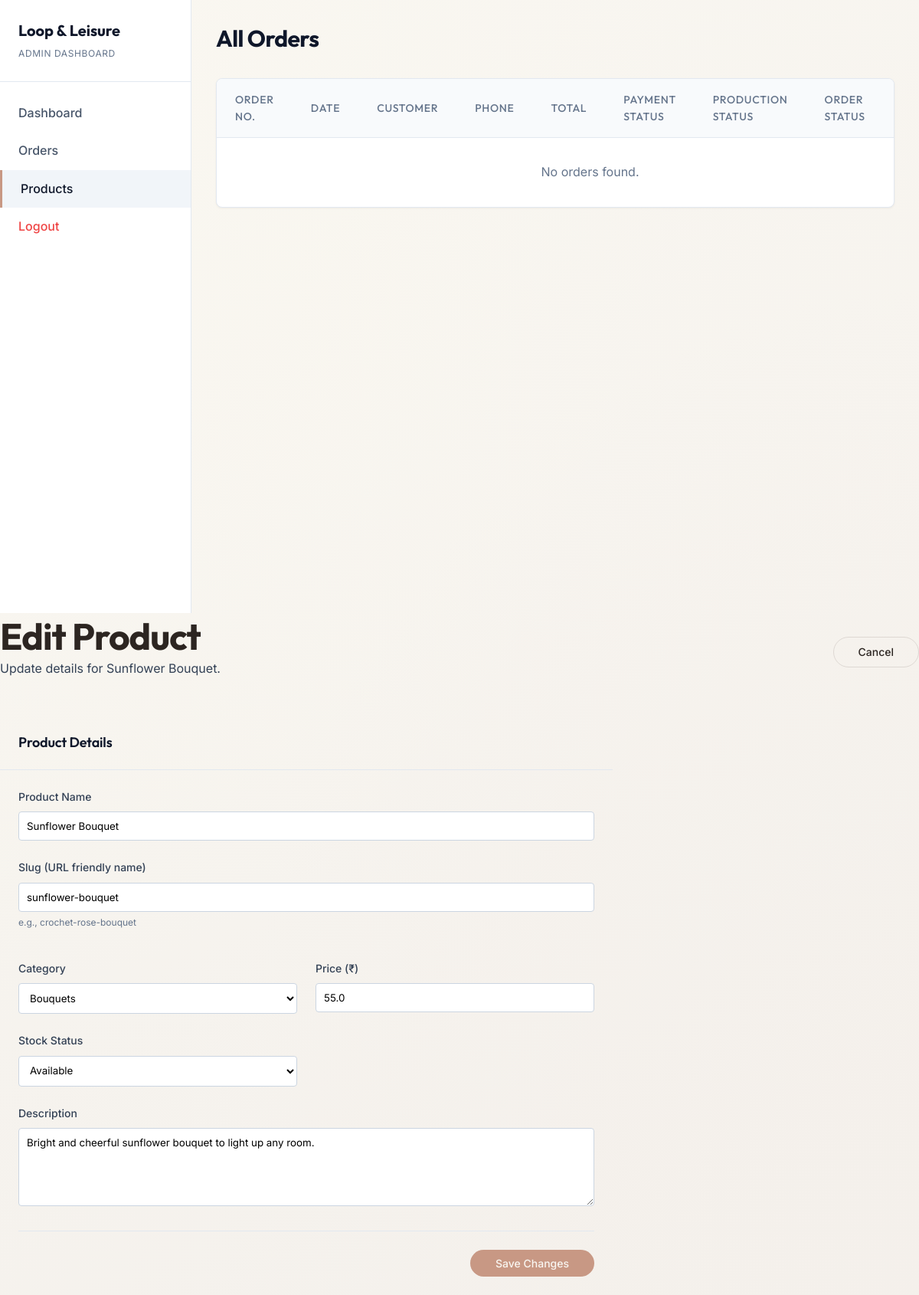
The app's page /admin/products/edit/2 (signed in) with its own data.
### app/database/models/product.py (models this page shows, shortened)
class Product(db.Model):
    __tablename__ = 'products'
    id = db.Column(db.Integer, primary_key=True)
    name = db.Column(db.String(200), nullable=False)
    slug = db.Column(db.String(200), unique=True, nullable=False, index=True)
    description = db.Column(db.Text)
    category = db.Column(db.String(100), nullable=False, index=True)
    price = db.Column(db.Float, nullable=False)
    advance_percentage = db.Column(db.Integer, default=50)
    stock_status = db.Column(db.String(20), default='available')
    is_featured = db.Column(db.Boolean, default=False)
    created_at = db.Column(db.DateTime, default=datetime.utcnow)
    images = db.relationship('ProductImage', back_populates='product',
                             cascade='all, delete-orphan')
    reviews = db.relationship('Review', back_populates='product',
                              cascade='all, delete-orphan')

### app/admin/routes.py (the view, shortened to what this page needs)
@admin_bp.route('/products/edit/<int:product_id>', methods=['GET', 'POST'])
@admin_login_required
def product_edit(product_id):
    from app.database.models import Product
    product = Product.query.get_or_404(product_id)
    return render_template('admin/product_form.html', product=product)

### app/admin/routes.py (called while the page is built)
def admin_login_required(f):
    @wraps(f)
    def decorated_function(*args, **kwargs):
        if 'admin_id' not in session:
            flash('Please log in as an administrator to access this area.', 'error')
            return redirect(url_for('admin.login'))
        return f(*args, **kwargs)
    return decorated_function

### app/templates/admin/product_form.html (shortened to what this page needs)
<!DOCTYPE html>
<html lang="en">
<head>
    <link rel="stylesheet" href="{{ url_for('static', filename='css/base.css') }}">
    <link rel="stylesheet" href="{{ url_for('static', filename='css/components.css') }}">
</head>
<body>
    <div class="admin-layout">
        <aside class="admin-sidebar">
            <div class="admin-brand">
                <span class="admin-brand-title">Loop & Leisure</span>
                <span class="admin-brand-subtitle">Admin Dashboard</span>
            </div>
            <nav class="admin-nav">
                <a href="{{ url_for('admin.dashboard') }}" class="admin-nav-item">Dashboard</a>
                <a href="{{ url_for('admin.orders') }}" class="admin-nav-item">Orders</a>
                <a href="{{ url_for('admin.admin_products') }}" class="admin-nav-item active">Products</a>
                <a href="{{ url_for('admin.logout') }}" class="admin-nav-item" style="color: #ef4444; margin-top: auto;">Logout</a>
            </nav>
        </aside>
        <main class="admin-content">
            <div class="admin-header">
                <h1 class="admin-title">All Orders</h1>
            </div>
            <div class="orders-card">
                <table class="table">
                    <thead>
                        <tr>
                            <th>Order No.</th>
                            <th>Date</th>
                            <th>Customer</th>
                            <th>Phone</th>
                            <th>Total</th>
                            <th>Payment Status</th>
                            <th>Production Status</th>
                            <th>Order Status</th>
                            <th>Action</th>
                        </tr>
                    </thead>
                    <tbody>
                        {% for order in orders %}
                        <tr>
                            <td><strong>{{ order.order_number }}</strong></td>
                            <td>{{ order.created_at.strftime('%Y-%m-%d %H:%M') }}</td>
                            <td>{{ order.customer.full_name }}</td>
                            <td>{{ order.customer.phone }}</td>
                            <td>${{ "%.2f"|format(order.total_amount) }}</td>
                            <td>
                                {% if order.payment_status in ('Pending Verification', 'Remaining Pending Verification') %}
                                    <span class="badge badge-pending">{{ order.payment_status }}</span>
                                {% elif order.payment_status in ('Advance Paid', 'Fully Paid') %}
                                    <span class="badge badge-success">{{ order.payment_status }}</span>
                                {% elif order.payment_status == 'Rejected' %}
                                    <span class="badge badge-danger">{{ order.payment_status }}</span>
                                {% else %}
                                    <span class="badge badge-info">{{ order.payment_status }}</span>
                                {% endif %}
                            </td>
                            <td>
                                {% if order.production_status == 'Completed' %}
                                    <span class="badge badge-success">{{ order.production_status }}</span>
                                {% elif order.production_status == 'Started' %}
                                    <span class="badge badge-info">{{ order.production_status }}</span>
                                {% else %}
                                    <span class="badge" style="background: #f1f5f9; color: #475569;">{{ order.production_status }}</span>
                                {% endif %}
                            </td>
                            <td>
                                {% if order.order_status == 'Delivered' %}
                                    <span class="badge badge-success">{{ order.order_status }}</span>
                                {% elif order.order_status == 'Dispatched' %}
                                    <span class="badge badge-info">{{ order.order_status }}</span>
                                {% elif order.order_status == 'Confirmed' %}
                                    <span class="badge badge-success">{{ order.order_status }}</span>
                                {% else %}
                                    <span class="badge badge-pending">{{ order.order_status }}</span>
                                {% endif %}
                            </td>
                            <td>
                                <a href="{{ url_for('admin.order_details', order_number=order.order_number) }}" class="btn btn-primary" style="padding: 0.25rem 0.75rem; font-size: 0.875rem;">Manage</a>
                            </td>
                        </tr>
                        {% else %}
                        <tr>
                            <td colspan="9" style="text-align: center; color: #64748b; padding: 2rem;">No orders found.</td>
                        </tr>
                        {% endfor %}
                    </tbody>
                </table>
            </div>
        </main>
    </div>
</body>
</html>
<main class="admin-main">
        <div class="admin-header">
            <div class="admin-header-title">
                <h1>{% if product %}Edit Product{% else %}Add New Product{% endif %}</h1>
                <p>{% if product %}Update details for {{ product.name }}.{% else %}Create a new product for the catalog.{% endif %}</p>
            </div>
            <div class="admin-header-actions">
                <a href="{{ url_for('admin.admin_products') }}" class="btn btn-secondary">Cancel</a>
            </div>
        </div>
        <div class="admin-card" style="max-width: 800px;">
            <div style="padding: 1.5rem; border-bottom: 1px solid #e2e8f0;">
                <h2 style="margin: 0; font-size: 1.125rem; color: #0f172a;">Product Details</h2>
            </div>
            <div style="padding: 1.5rem;">
                <form method="POST" action="{{ url_for('admin.product_edit', product_id=product.id) if product else url_for('admin.product_add') }}">
                    <div style="display: grid; grid-template-columns: 1fr 1fr; gap: 1.5rem; margin-bottom: 1.5rem;">
                        <div style="grid-column: 1 / -1;">
                            <label style="display: block; font-size: 0.875rem; font-weight: 500; color: #334155; margin-bottom: 0.5rem;">Product Name</label>
                            <input type="text" name="name" required value="{{ product.name if product else '' }}" style="width: 100%; padding: 0.625rem; border: 1px solid #cbd5e1; border-radius: 4px; font-family: 'Inter', sans-serif;">
                        </div>
                        <div style="grid-column: 1 / -1;">
                            <label style="display: block; font-size: 0.875rem; font-weight: 500; color: #334155; margin-bottom: 0.5rem;">Slug (URL friendly name)</label>
                            <input type="text" name="slug" value="{{ product.slug if product else '' }}" placeholder="Leave blank to auto-generate" style="width: 100%; padding: 0.625rem; border: 1px solid #cbd5e1; border-radius: 4px; font-family: 'Inter', sans-serif;">
                            <p style="font-size: 0.75rem; color: #64748b; margin-top: 0.25rem;">e.g., crochet-rose-bouquet</p>
                        </div>
                        <div>
                            <label style="display: block; font-size: 0.875rem; font-weight: 500; color: #334155; margin-bottom: 0.5rem;">Category</label>
                            <select name="category" required style="width: 100%; padding: 0.625rem; border: 1px solid #cbd5e1; border-radius: 4px; font-family: 'Inter', sans-serif; background: #fff;">
                                <option value="bouquets" {% if product and product.category == 'bouquets' %}selected{% endif %}>Bouquets</option>
                            </select>
                        </div>
                        <div>
                            <label style="display: block; font-size: 0.875rem; font-weight: 500; color: #334155; margin-bottom: 0.5rem;">Price (&#8377;)</label>
                            <input type="number" step="0.01" name="price" required value="{{ product.price if product else '' }}" style="width: 100%; padding: 0.625rem; border: 1px solid #cbd5e1; border-radius: 4px; font-family: 'Inter', sans-serif;">
                        </div>
                        <div>
                            <label style="display: block; font-size: 0.875rem; font-weight: 500; color: #334155; margin-bottom: 0.5rem;">Stock Status</label>
                            <select name="stock_status" style="width: 100%; padding: 0.625rem; border: 1px solid #cbd5e1; border-radius: 4px; font-family: 'Inter', sans-serif; background: #fff;">
                                <option value="available" {% if product and product.stock_status == 'available' %}selected{% endif %}>Available</option>
                            </select>
                        </div>
                        <div style="grid-column: 1 / -1;">
                            <label style="display: block; font-size: 0.875rem; font-weight: 500; color: #334155; margin-bottom: 0.5rem;">Description</label>
                            <textarea name="description" rows="5" style="width: 100%; padding: 0.625rem; border: 1px solid #cbd5e1; border-radius: 4px; font-family: 'Inter', sans-serif; resize: vertical;">{{ product.description if product else '' }}</textarea>
                        </div>
                    </div>
                    <div style="border-top: 1px solid #e2e8f0; padding-top: 1.5rem; display: flex; justify-content: flex-end;">
                        <button type="submit" class="btn btn-primary">{% if product %}Save Changes{% else %}Create Product{% endif %}</button>
                    </div>
                </form>
            </div>
        </div>
    </main>
</body>
</html>

### app/static/css/base.css (style rules this page uses)
:root { --color-bg-primary: hsl(42, 40%, 96%); --color-bg-secondary: hsl(38, 30%, 92%); --color-bg-tertiary: hsl(35, 22%, 87%); --color-card-bg: hsl(44, 38%, 99%); --color-text-primary: hsl(24, 15%, 15%); --color-text-secondary: hsl(24, 10%, 40%); --color-text-muted: hsl(24, 8%, 60%); --color-primary: hsl(18, 38%, 65%); --color-primary-hover: hsl(18, 34%, 55%); --color-primary-light: hsl(18, 45%, 95%); --color-accent-gold: hsl(30, 48%, 54%); --color-accent-gold-hover: hsl(30, 52%, 46%); --color-accent: hsl(120, 9%, 58%); --color-accent-hover: hsl(120, 8%, 48%); --color-accent-light: hsl(120, 15%, 95%); --color-border: hsl(27, 15%, 85%); --color-border-light: hsl(27, 15%, 92%); --color-success: hsl(98, 15%, 45%); --color-warning: hsl(28, 55%, 60%); --color-error: hsl(8, 45%, 58%); --font-family-logo: 'Cormorant Garamond', Georgia, serif; --font-family-headings: 'Outfit', sans-serif; --font-family-body: 'Inter', sans-serif; --text-h1: 2.25rem; --text-h2: 1.75rem; --text-h3: 1.375rem; --text-body: 1.0rem; --text-caption: 0.875rem; --text-btn: 0.875rem; --text-nav: 0.9375rem; --fw-light: 300; --fw-normal: 400; --fw-medium: 500; --fw-semibold: 600; --fw-bold: 700; --fw-extrabold: 800; --lh-headings: 1.25; --lh-body: 1.6; --spacing-xs: 0.25rem; --spacing-sm: 0.5rem; --spacing-md: 1.0rem; --spacing-lg: 1.5rem; --spacing-xl: 2.0rem; --spacing-2xl: 3.0rem; --spacing-3xl: 4.0rem; --border-radius-sm: 4px; --border-radius-md: 8px; --border-radius-lg: 16px; --border-radius-round: 9999px; --shadow-sm: 0 1px 3px rgba(44, 37, 32, 0.08); --shadow-md: 0 4px 12px rgba(44, 37, 32, 0.05); --shadow-lg: 0 8px 24px rgba(44, 37, 32, 0.08); --transition-fast: 150ms cubic-bezier(0.25, 1, 0.5, 1); --transition-normal: 300ms cubic-bezier(0.25, 1, 0.5, 1); --transition-slow: 500ms cubic-bezier(0.25, 1, 0.5, 1); }
@media (min-width: 1024px) { :root { --text-h1: 3.0rem; --text-h2: 2.25rem; --text-h3: 1.625rem; --text-body: 1.0rem; } }
*, *::before, *::after { box-sizing: border-box; margin: 0; padding: 0; }
html { scroll-behavior: smooth; -webkit-text-size-adjust: 100%; }
body { background-color: var(--color-bg-primary); background-image: radial-gradient(ellipse at top left, hsl(44, 45%, 96%) 0%, transparent 55%), radial-gradient(ellipse at bottom right, hsl(32, 30%, 94%) 0%, transparent 55%), linear-gradient(155deg, hsl(42, 40%, 96%) 0%, hsl(38, 32%, 95%) 55%, hsl(34, 26%, 94%) 100%); color: var(--color-text-primary); font-family: var(--font-family-body); font-size: var(--text-body); line-height: var(--lh-body); min-height: 100vh; overflow-x: hidden; text-rendering: optimizeLegibility; -webkit-font-smoothing: antialiased; -moz-osx-font-smoothing: grayscale; }
h1, h2, h3 { font-family: var(--font-family-headings); color: var(--color-text-primary); line-height: var(--lh-headings); font-weight: var(--fw-semibold); }
h1 { font-size: var(--text-h1); font-weight: var(--fw-bold); letter-spacing: -0.02em; }
h2 { font-size: var(--text-h2); letter-spacing: -0.01em; }
p { margin-bottom: var(--spacing-md); }
a { color: inherit; text-decoration: none; transition: var(--transition-fast); }

### records on screen
Product: name "Sunflower Bouquet", slug "sunflower-bouquet", price "55.0", stock_status "Available", description "Bright and cheerful sunflower bouquet to light up any room."
